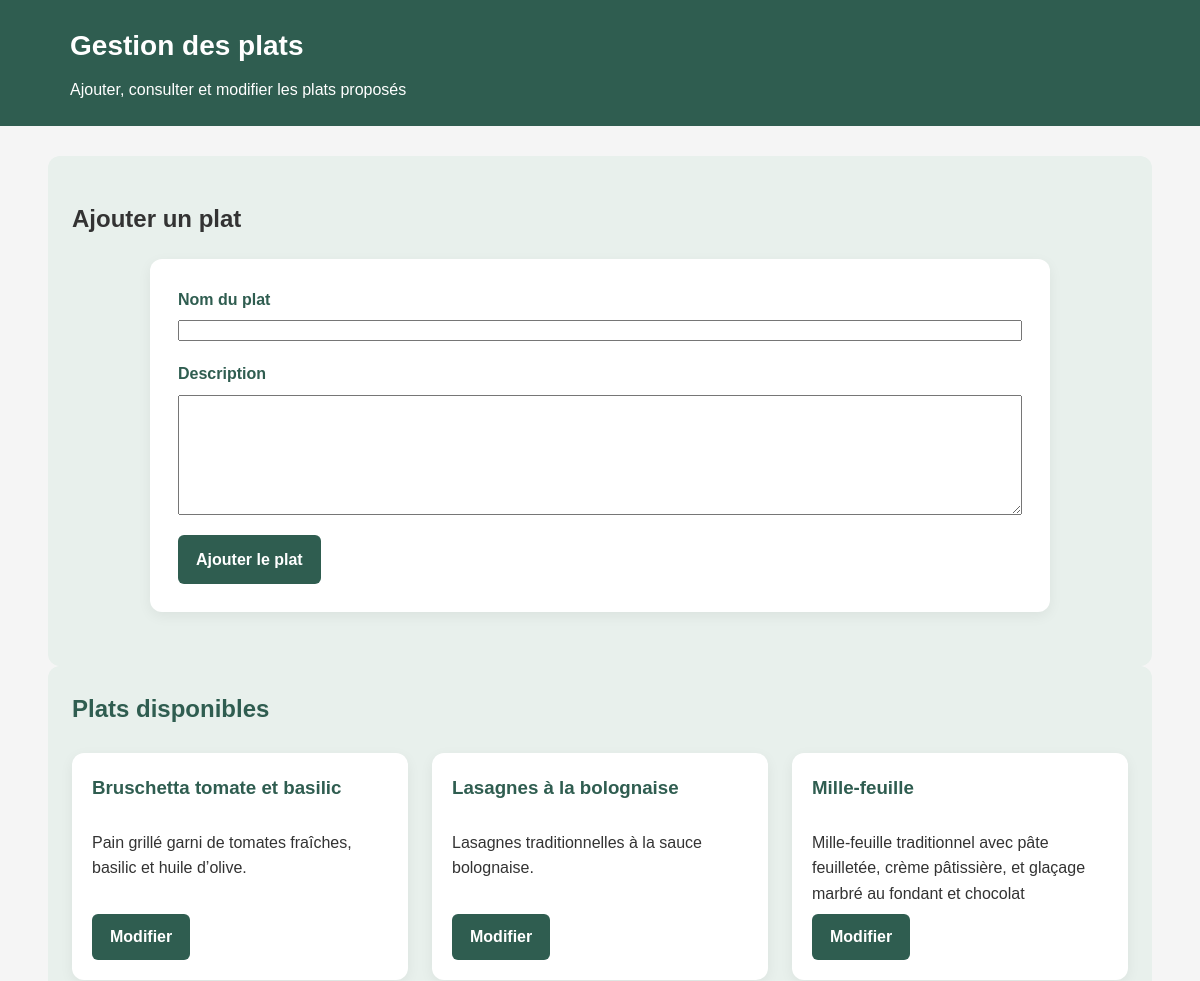
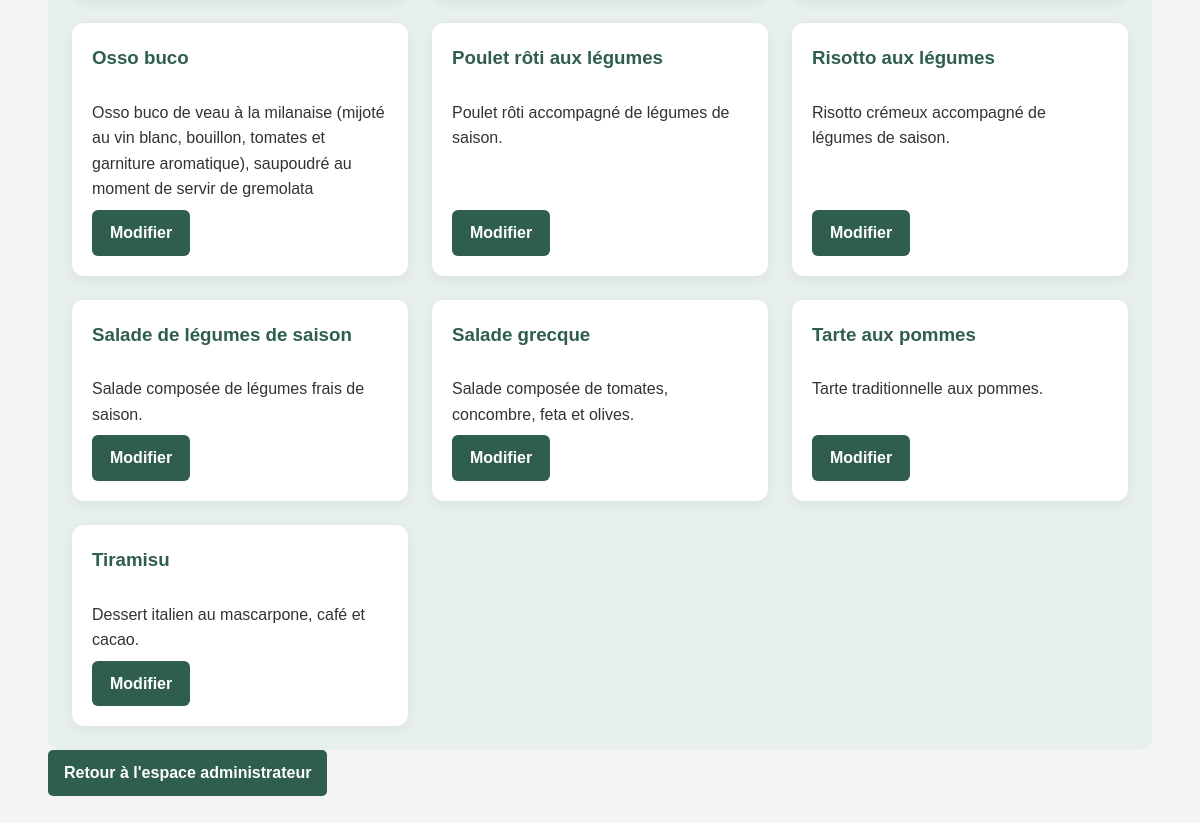
Page /gestion-plats.php (signed in) on the committed database (2 pictures, top to bottom).
### tables this page shows
CREATE TABLE `plat` (
  `id_plat` int(11) NOT NULL,
  `nom` varchar(150) NOT NULL,
  `description` text NOT NULL
);

### gestion-plats.php (the view, shortened to what this page needs)
<?php
require_once 'config/database.php';
function e($valeur)
{
    return htmlspecialchars((string) $valeur, ENT_QUOTES, 'UTF-8');
}
$idPlat = '';
$nom = '';
$description = '';
$stmtPlats = $pdo->query("
    SELECT id_plat, nom, description
    FROM plat
    ORDER BY nom
");
$plats = $stmtPlats->fetchAll(PDO::FETCH_ASSOC);
?>
<!DOCTYPE html>
<html lang="fr">
<head>
    <link rel="stylesheet" href="css/style.css">
</head>
<body class="page-gestion-menus">
<header>
    <div class="container">
        <h1>Gestion des plats</h1>
        <p>Ajouter, consulter et modifier les plats proposés</p>
    </div>
</header>
<main class="container">
    <section class="section">
        <h2><?= $idPlat !== '' ? 'Modifier un plat' : 'Ajouter un plat' ?></h2>
        <form method="POST" action="gestion-plats.php" class="formulaire">
            <div class="form-group">
                <label for="nom">Nom du plat</label>
                <input
                    type="text"
                    id="nom"
                    name="nom"
                    maxlength="150"
                    value="<?= e($nom) ?>"
                    required
                >
            </div>
            <div class="form-group">
                <label for="description">Description</label>
                <textarea
                    id="description"
                    name="description"
                    rows="4"
                    required
                ><?= e($description) ?></textarea>
            </div>
            <button type="submit" class="btn">
                <?= $idPlat !== '' ? 'Enregistrer les modifications' : 'Ajouter le plat' ?>
            </button>
        </form>
    </section>
    <section class="section">
        <div class="entete-gestion">
            <h2>Plats disponibles</h2>
        </div>
        <?php if (empty($plats)): ?>
            <p>Aucun plat n'est enregistré.</p>
        <?php else: ?>
            <div class="grille-menus-admin">
                <?php foreach ($plats as $plat): ?>
                    <article class="card menu-admin">
                        <h3><?= e($plat['nom']) ?></h3>
                        <p><?= e($plat['description']) ?></p>
                        <a
                            href="gestion-plats.php?modifier=<?= e($plat['id_plat']) ?>"
                            class="btn"
                        >
                            Modifier
                        </a>
                    </article>
                <?php endforeach; ?>
            </div>
        <?php endif; ?>
    </section>
    <a href="espace-administrateur.php" class="btn-retour-admin">
    Retour à l'espace administrateur
</a>
</main>
</body>
</html>

### css/style.css (style rules this page uses)
:root { --couleur-principale: #2F5D50; --couleur-principale-hover: #24483E; --couleur-fond: #F5F5F5; --couleur-section: #E8F0EC; --couleur-carte: #FFFFFF; --couleur-texte: #333333; --couleur-bordure: #D5D5D5; --couleur-erreur: #A33D3D; --ombre-carte: 0 4px 14px rgba(0, 0, 0, 0.06); --rayon-carte: 12px; --largeur-contenu: 1200px; }
* { box-sizing: border-box; }
html { scroll-behavior: smooth; }
html, body { min-height: 100%; }
body { min-height: 100vh; margin: 0; display: flex; flex-direction: column; font-family: Arial, sans-serif; color: var(--couleur-texte); background: var(--couleur-fond); line-height: 1.6; }
main { flex: 1; }
.container, .contenu-principal { width: 92%; max-width: var(--largeur-contenu); margin: 0 auto; }
.bouton, .btn { display: inline-block; padding: 10px 18px; border: 0; border-radius: 6px; background: var(--couleur-principale); color: var(--couleur-carte); font: inherit; font-weight: bold; text-decoration: none; cursor: pointer; transition: background-color .2s ease; }
textarea { resize: vertical; }
.page-gestion-menus { background: var(--couleur-fond); color: var(--couleur-texte); }
.page-gestion-menus header { padding: 24px; background: var(--couleur-principale); color: #FFF; }
.page-gestion-menus header h1 { margin: 0; font-size: 28px; }
.page-gestion-menus header p { margin: 8px 0 0; }
.page-gestion-menus main.container { max-width: var(--largeur-contenu); margin: 30px auto; }
.page-gestion-menus .section { padding: 24px; border-radius: 12px; background: var(--couleur-section); }
.page-gestion-menus .entete-gestion { display: flex; justify-content: space-between; align-items: center; gap: 16px; margin-bottom: 24px; }
.page-gestion-menus .entete-gestion h2 { margin: 0; color: var(--couleur-principale); }
.page-gestion-menus .grille-menus-admin { display: grid; grid-template-columns: repeat(3,minmax(0,1fr)); gap: 24px; }
.page-gestion-menus .menu-admin { display: flex; flex-direction: column; min-width: 0; padding: 20px; border-radius: 12px; background: #FFF; box-shadow: var(--ombre-carte); }
.page-gestion-menus .menu-admin h3 { margin-top: 0; color: var(--couleur-principale); }
.page-gestion-menus .menu-admin p { margin: 8px 0; overflow-wrap: anywhere; }
.page-gestion-menus .menu-admin .btn { align-self: flex-start; margin-top: auto; }
.page-gestion-menus .formulaire-menu, .page-gestion-menus .formulaire { max-width: 900px; margin: 20px auto 30px; padding: 28px; border-radius: 12px; background: #FFF; box-shadow: var(--ombre-carte); }
.page-gestion-menus .formulaire .form-group { display: flex; flex-direction: column; margin-bottom: 20px; }
.page-gestion-menus .formulaire label { margin-bottom: 8px; color: var(--couleur-principale); font-weight: bold; }
.page-gestion-menus .formulaire textarea { min-height: 120px; }
.page-gestion-menus .formulaire .btn { display: inline-block; padding: 12px 18px; border: 0; border-radius: 6px; background: var(--couleur-principale); color: #FFF; font: inherit; font-weight: bold; text-decoration: none; cursor: pointer; }
body > header { background: var(--couleur-principale); color: #FFF; }
body > header h1 { color: #FFF; }
.btn-retour-admin { display: inline-block; background-color: #2F5D50; color: white !important; padding: 10px 16px; border-radius: 5px; text-decoration: none; font-weight: bold; }
a { color: #2F5D50; }

### rows in the picture
plat: nom "Bruschetta tomate et basilic", description "Pain grillé garni de tomates fraîches, basilic et huile d’olive."
plat: nom "Lasagnes à la bolognaise", description "Lasagnes traditionnelles à la sauce bolognaise."
plat: nom "Mille-feuille", description "Mille-feuille traditionnel avec pâte feuilletée, crème pâtissière, et glaçage marbré au fondant et chocolat"
plat: nom "Osso buco", description "Osso buco de veau à la milanaise (mijoté au vin blanc, bouillon, tomates et garniture aromatique), saupoudré au moment de servir de gremolata"
plat: nom "Poulet rôti aux légumes", description "Poulet rôti accompagné de légumes de saison."
plat: nom "Risotto aux légumes", description "Risotto crémeux accompagné de légumes de saison."
plat: nom "Salade de légumes de saison", description "Salade composée de légumes frais de saison."
plat: nom "Salade grecque", description "Salade composée de tomates, concombre, feta et olives."
plat: nom "Tarte aux pommes", description "Tarte traditionnelle aux pommes."
plat: nom "Tiramisu", description "Dessert italien au mascarpone, café et cacao."
